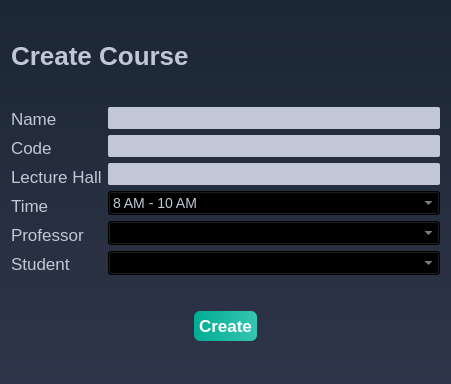
<?xml version="1.0" encoding="UTF-8"?>
<ui version="4.0">
 <class>CreateCourse</class>
 <widget class="QDialog" name="CreateCourse">
  <property name="geometry">
   <rect>
    <x>0</x>
    <y>0</y>
    <width>451</width>
    <height>384</height>
   </rect>
  </property>
  <property name="windowTitle">
   <string>Create Course</string>
  </property>
  <property name="styleSheet">
   <string notr="true">/*-----QWidget-----*/
QWidget
{
	background-color: qlineargradient(spread:repeat, x1:1, y1:0, x2:1, y2:1, stop:0 rgba(27, 39, 50, 255),stop:1 rgba(47, 53, 74, 255));
	color: #000000;

}


/*-----QLabel-----*/
QLabel
{
	background-color: transparent;
	color: #c2c7d5;
	font-size: 17px;

}


/*-----QPushButton-----*/
QPushButton
{
	background-color: qlineargradient(spread:pad, x1:0, y1:0.511, x2:1, y2:0.511, stop:0 rgba(0, 172, 149, 255),stop:0.995192 rgba(54, 197, 177, 255));
	color: #fff;
	font-size: 16px;
	font-weight: bold;
	border: none;
	border-radius: 6px;
	padding: 5px;

horizontal stretch: expanding;

}


QPushButton::pressed
{
	background-color: qlineargradient(spread:pad, x1:0, y1:0.511, x2:1, y2:0.511, stop:0 rgba(0, 207, 179, 255),stop:1 rgba(70, 255, 230, 255));

}


/*-----QCheckBox-----*/
QCheckBox
{
	background-color: transparent;
	color: #fff;
	font-size: 10px;
	font-weight: bold;
	border: none;
	border-radius: 5px;

}


/*-----QCheckBox-----*/
QCheckBox::indicator
{
    color: #b1b1b1;
    background-color: #323232;
    border: 1px solid darkgray;
    width: 12px;
    height: 12px;

}


QCheckBox::indicator:checked
{
    image:url(&quot;./ressources/check.png&quot;);
	background-color: qlineargradient(spread:pad, x1:0, y1:0.511, x2:1, y2:0.511, stop:0 rgba(0, 172, 149, 255),stop:0.995192 rgba(54, 197, 177, 255));;
    border: 1px solid #607cff;

}


QCheckBox::indicator:unchecked:hover
{
    border: 1px solid #08b099;

}


QCheckBox::disabled
{
	color: #656565;

}


QCheckBox::indicator:disabled
{
	background-color: #656565;
	color: #656565;
    border: 1px solid #656565;

}


/*-----QLineEdit-----*/
QLineEdit
{
	background-color: #c2c7d5;
	color: #000;
	font-weight: bold;
	border: none;
	border-radius: 2px;
	padding: 3px;

}


/*-----QListView-----*/
QListView
{
	background-color: qlineargradient(spread:pad, x1:1, y1:0, x2:1, y2:1, stop:0 rgba(50, 61, 80, 255),stop:1 rgba(44, 49, 69, 255));
	color: #fff;
	font-size: 12px;
	font-weight: bold;
	border: 1px solid #191919;
	show-decoration-selected: 0;

}


QListView::item
{
	color: #31cecb;
	background-color: #454e5e;
	border: none;
	padding: 5px;
	border-radius: 0px;
	padding-left : 10px;
	height: 42px;

}

QListView::item:selected
{
	color: #31cecb;
	background-color: #454e5e;

}


QListView::item:!selected
{
	color:white;
	background-color: transparent;
	border: none;
	padding-left : 10px;

}


QListView::item:!selected:hover
{
	color: #bbbcba;
	background-color: #454e5e;
	border: none;
	padding-left : 10px;

}


/*-----QTreeView-----*/
QTreeView 
{
	background-color: #232939;
	show-decoration-selected: 0;
	color: #c2c8d7;

}


QTreeView::item 
{
	border-top-color: transparent;
	border-bottom-color: transparent;

}


QTreeView::item:hover 
{
	background-color: #606060;
	color: #fff;

}


QTreeView::item:selected 
{
	background-color: #0ab19a;
	color: #fff;

}


QTreeView::item:selected:active
{
	background-color: #0ab19a;
	color: #fff;

}


QTreeView::branch:has-children:!has-siblings:closed,
QTreeView::branch:closed:has-children:has-siblings 
{
	image: url(://tree-closed.png);

}

QTreeView::branch:open:has-children:!has-siblings,
QTreeView::branch:open:has-children:has-siblings  
{
	image: url(://tree-open.png);

}


/*-----QTableView &amp; QTableWidget-----*/
QTableView
{
    background-color: #232939;
	border: 1px solid gray;
    color: #f0f0f0;
    gridline-color: #232939;
    outline : 0;

}


QTableView::disabled
{
    background-color: #242526;
    border: 1px solid #32414B;
    color: #656565;
    gridline-color: #656565;
    outline : 0;

}


QTableView::item:hover 
{
    background-color: #606060;
    color: #f0f0f0;

}


QTableView::item:selected 
{
	background-color: #0ab19a;
    color: #F0F0F0;

}


QTableView::item:selected:disabled
{
    background-color: #1a1b1c;
    border: 2px solid #525251;
    color: #656565;

}


QTableCornerButton::section
{
	background-color: #343a49;
    color: #fff;

}


QHeaderView::section
{
	color: #fff;
	border-top: 0px;
	border-bottom: 1px solid gray;
	border-right: 1px solid gray;
	background-color: #343a49;
    margin-top:1px;
	margin-bottom:1px;
	padding: 5px;

}


QHeaderView::section:disabled
{
    background-color: #525251;
    color: #656565;

}


QHeaderView::section:checked
{
    color: #fff;
    background-color: #0ab19a;

}


QHeaderView::section:checked:disabled
{
    color: #656565;
    background-color: #525251;

}


QHeaderView::section::vertical::first,
QHeaderView::section::vertical::only-one
{
    border-top: 1px solid #353635;

}


QHeaderView::section::vertical
{
    border-top: 1px solid #353635;

}


QHeaderView::section::horizontal::first,
QHeaderView::section::horizontal::only-one
{
    border-left: 1px solid #353635;

}


QHeaderView::section::horizontal
{
    border-left: 1px solid #353635;

}


/*-----QScrollBar-----*/
QScrollBar:horizontal 
{
    background-color: transparent;
    height: 8px;
    margin: 0px;
    padding: 0px;

}


QScrollBar::handle:horizontal 
{
    border: none;
	min-width: 100px;
    background-color: #56576c;

}


QScrollBar::add-line:horizontal, 
QScrollBar::sub-line:horizontal,
QScrollBar::add-page:horizontal, 
QScrollBar::sub-page:horizontal 
{
    width: 0px;
    background-color: transparent;

}


QScrollBar:vertical 
{
    background-color: transparent;
    width: 8px;
    margin: 0;

}


QScrollBar::handle:vertical 
{
    border: none;
	min-height: 100px;
    background-color: #56576c;

}


QScrollBar::add-line:vertical, 
QScrollBar::sub-line:vertical,
QScrollBar::add-page:vertical, 
QScrollBar::sub-page:vertical 
{
    height: 0px;
    background-color: transparent;

}

QComboBox
{
color:#c2c7d5;
	font-size: 14px;
}
</string>
  </property>
  <layout class="QVBoxLayout" name="verticalLayout_4">
   <item>
    <widget class="QLabel" name="label_18">
     <property name="sizePolicy">
      <sizepolicy hsizetype="Preferred" vsizetype="Fixed">
       <horstretch>0</horstretch>
       <verstretch>0</verstretch>
      </sizepolicy>
     </property>
     <property name="font">
      <font>
       <pointsize>-1</pointsize>
       <bold>true</bold>
      </font>
     </property>
     <property name="styleSheet">
      <string notr="true">	font-size: 26px;</string>
     </property>
     <property name="text">
      <string>Create Course</string>
     </property>
    </widget>
   </item>
   <item>
    <layout class="QHBoxLayout" name="horizontalLayout_22">
     <item>
      <layout class="QVBoxLayout" name="verticalLayout_2">
       <item>
        <widget class="QLabel" name="label_11">
         <property name="font">
          <font>
           <family>Segoe UI</family>
           <pointsize>-1</pointsize>
          </font>
         </property>
         <property name="text">
          <string>Name</string>
         </property>
        </widget>
       </item>
       <item>
        <widget class="QLabel" name="label_12">
         <property name="font">
          <font>
           <family>Segoe UI</family>
           <pointsize>-1</pointsize>
          </font>
         </property>
         <property name="text">
          <string>Code      </string>
         </property>
        </widget>
       </item>
       <item>
        <widget class="QLabel" name="label_13">
         <property name="font">
          <font>
           <family>Segoe UI</family>
           <pointsize>-1</pointsize>
          </font>
         </property>
         <property name="text">
          <string>Lecture Hall</string>
         </property>
        </widget>
       </item>
       <item>
        <widget class="QLabel" name="label_14">
         <property name="font">
          <font>
           <family>Segoe UI</family>
           <pointsize>-1</pointsize>
          </font>
         </property>
         <property name="text">
          <string>Time</string>
         </property>
        </widget>
       </item>
       <item>
        <widget class="QLabel" name="label_15">
         <property name="font">
          <font>
           <family>Segoe UI</family>
           <pointsize>-1</pointsize>
          </font>
         </property>
         <property name="text">
          <string>Professor</string>
         </property>
        </widget>
       </item>
       <item>
        <widget class="QLabel" name="label_16">
         <property name="font">
          <font>
           <family>Segoe UI</family>
           <pointsize>-1</pointsize>
          </font>
         </property>
         <property name="text">
          <string>Student</string>
         </property>
        </widget>
       </item>
      </layout>
     </item>
     <item>
      <layout class="QVBoxLayout" name="verticalLayout_3">
       <item>
        <widget class="QLineEdit" name="lineEdit_name_5"/>
       </item>
       <item>
        <widget class="QLineEdit" name="lineEdit_code_4"/>
       </item>
       <item>
        <widget class="QLineEdit" name="lineEdit_lecture_5"/>
       </item>
       <item>
        <widget class="QComboBox" name="comboBox_times">
         <item>
          <property name="text">
           <string>8 AM - 10 AM</string>
          </property>
         </item>
         <item>
          <property name="text">
           <string>10 AM - 12 PM</string>
          </property>
         </item>
         <item>
          <property name="text">
           <string>12 PM - 2 PM</string>
          </property>
         </item>
         <item>
          <property name="text">
           <string>2 PM - 4 PM</string>
          </property>
         </item>
         <item>
          <property name="text">
           <string>4 PM - 6 PM</string>
          </property>
         </item>
        </widget>
       </item>
       <item>
        <widget class="QComboBox" name="comboBox_prof_4"/>
       </item>
       <item>
        <widget class="QComboBox" name="comboBox_stud_4"/>
       </item>
      </layout>
     </item>
    </layout>
   </item>
   <item alignment="Qt::AlignHCenter">
    <widget class="QPushButton" name="pushButton_create">
     <property name="sizePolicy">
      <sizepolicy hsizetype="Fixed" vsizetype="Fixed">
       <horstretch>0</horstretch>
       <verstretch>0</verstretch>
      </sizepolicy>
     </property>
     <property name="font">
      <font>
       <family>Segoe UI</family>
       <pointsize>-1</pointsize>
       <bold>true</bold>
      </font>
     </property>
     <property name="accessibleName">
      <string/>
     </property>
     <property name="styleSheet">
      <string notr="true">font-size: 17px;</string>
     </property>
     <property name="text">
      <string>Create</string>
     </property>
    </widget>
   </item>
  </layout>
 </widget>
 <resources/>
 <connections/>
</ui>
